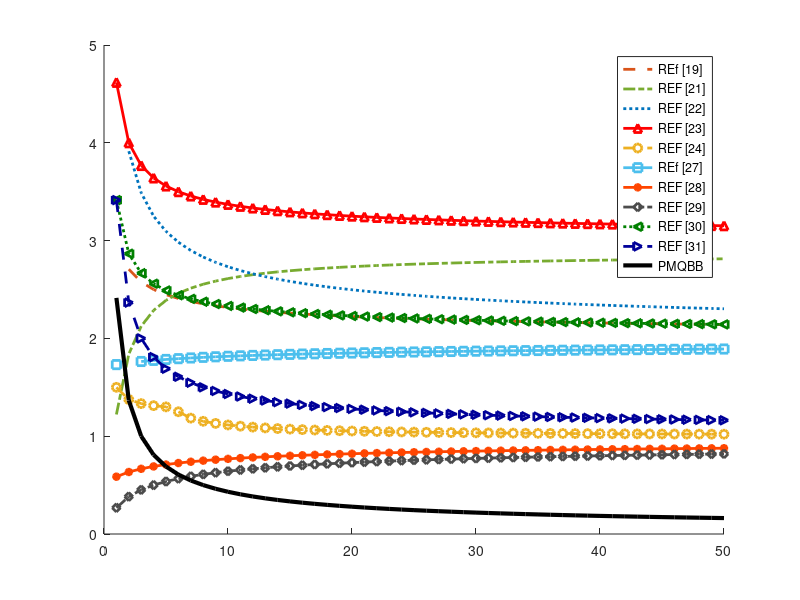

Here is the MATLAB script that generated this plot:
g=1:1:50;

%% REF -27

D27 = 1 + 2 ./ sqrt(g + 2);  

npcs27= (2 + 5 .* D27 - 3 .* D27.^2) ./ (2 .* D27 .* (2 - D27));
npvs27= 1 ./ (2 .* D27 .* (2 - D27));
nsvs27= 1 ./ (2 .* D27);


%% REF-28


D28 = 1 + 1 ./ sqrt(1 + g);

npcs28= 1./D28;
npvs28 = 1 ./(D28 .* (2 - D28));
nsvs28= 1./D28;



%% REF-29

D29 = (1 + g + sqrt(1 + 2 .* g)) ./ g;   % element-wise division

npcs29 = 1 ./ D29;
npvs29 = (1 + D29) ./ (2 .* D29);
nsvs29 = 1 ./ D29;




%% REF -30

D30 = (g + 1 - sqrt(g + 1)) ./ (g + 1);

npcs30 = (1 + 3.*D30 - 2.*D30.^2) ./ (2.*D30 - D30.^2);

npvs30 = 1 ./ ((2 - D30) .* D30);
nsvs30 = 1 ./ D30;





%% REF-31

D31 = 1 + 1 ./ sqrt(g + 1);


npcs31= 1 ./ (2 - D31);


npvs31 = 1./ ((D31.* (2 - D31)));

nsvs31 = 1./ ((D31.* (2 - D31)));



hold on
f=ones(size(g));





%% FUNCTIONS FOR TCVS


npcs1=((2*g-1-(sqrt(g))))./(g-(sqrt(g)));
npcs2=((4*(((4*g+1-(sqrt(8*g+1))).^2))+((6*g).*((4*g)+1-(sqrt(8*g+1))))+((4*g).^2)))./(((6*g)+3-(sqrt(8*g+1))).^2);
npcs3=(1+((g-1).^2 )./(g-(sqrt(g))).^2);
npcs4=(2+((2*g)./((2*g+1)-(sqrt(4*g+1)))));
npcs5=((4*g-2)-(2*((sqrt((g.^2)-6*g+1)))))./((3*g)-1-(sqrt((g.^2)-6*g+1)));
npcs_pp1=(1+(sqrt(g+1)))./(g);




%% PLOTTING FUNCTIONS FOR TCVS
plot(g, npcs1,  '--',  'Color', [0.85 0.33 0.10], 'LineWidth', 2);   
plot(g, npcs2,  '-.',  'Color', [0.47 0.67 0.19], 'LineWidth', 2);  
plot(g, npcs3,  ':',   'Color', [0.00 0.45 0.74], 'LineWidth', 2);   
plot(g, npcs4,  '-^',  'Color', 'r', 'LineWidth', 2);   
plot(g, npcs5,  '--o', 'Color', [0.93 0.69 0.13], 'LineWidth', 2);  
plot(g, npcs27, '-s',  'Color', [0.30 0.75 0.93], 'LineWidth', 2);   
plot(g, npcs28, '-*',  'Color', [1.00 0.27 0.00], 'LineWidth', 2);   
plot(g, npcs29, '-.d', 'Color', [0.30 0.30 0.30], 'LineWidth', 2);  
plot(g, npcs30, ':<',  'Color', [0.00 0.50 0.00], 'LineWidth', 2);  
plot(g, npcs31, '-->', 'Color', [0.00 0.00 0.60], 'LineWidth', 2);   
plot(g, npcs_pp1, '-', 'Color', 'k',             'LineWidth', 3);  



legend ('REf [19]','REF [21]','REF [22]','REF [23]','REF [24]','REf [27]','REF [28]','REF [29]','REF [30]','REF [31]','PMQBB')




